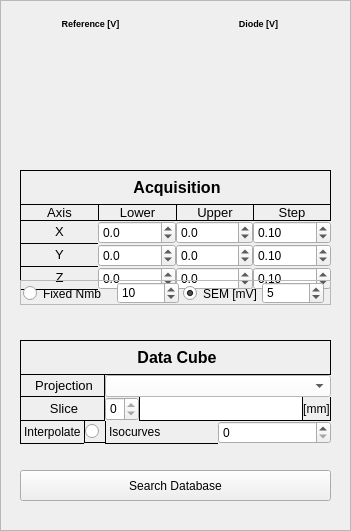
    <widget class="QFrame" name="frame_7">
     <property name="geometry">
      <rect>
       <x>640</x>
       <y>20</y>
       <width>351</width>
       <height>531</height>
      </rect>
     </property>
     <property name="frameShape">
      <enum>QFrame::StyledPanel</enum>
     </property>
     <property name="frameShadow">
      <enum>QFrame::Raised</enum>
     </property>
     <widget class="QCustomPlot" name="s3d_customPlot_diode_histogram" native="true">
      <property name="geometry">
       <rect>
        <x>180</x>
        <y>10</y>
        <width>161</width>
        <height>141</height>
       </rect>
      </property>
      <widget class="QLabel" name="p_label_profileX_diode_histogram_title_5">
       <property name="geometry">
        <rect>
         <x>-2</x>
         <y>0</y>
         <width>161</width>
         <height>27</height>
        </rect>
       </property>
       <property name="text">
        <string>&lt;html&gt;&lt;head/&gt;&lt;body&gt;&lt;p align=&quot;center&quot;&gt;&lt;span style=&quot; font-size:7pt; font-weight:600;&quot;&gt;Diode [V]&lt;/span&gt;&lt;/p&gt;&lt;/body&gt;&lt;/html&gt;</string>
       </property>
      </widget>
     </widget>
     <widget class="QCustomPlot" name="s3d_customPlot_refsignal_histogram" native="true">
      <property name="geometry">
       <rect>
        <x>10</x>
        <y>10</y>
        <width>161</width>
        <height>141</height>
       </rect>
      </property>
      <widget class="QLabel" name="p_label_profileX_chambre_histogram_title_5">
       <property name="geometry">
        <rect>
         <x>0</x>
         <y>0</y>
         <width>161</width>
         <height>27</height>
        </rect>
       </property>
       <property name="text">
        <string>&lt;html&gt;&lt;head/&gt;&lt;body&gt;&lt;p align=&quot;center&quot;&gt;&lt;span style=&quot; font-size:7pt; font-weight:600;&quot;&gt;Reference [V]&lt;/span&gt;&lt;/p&gt;&lt;/body&gt;&lt;/html&gt;</string>
       </property>
      </widget>
     </widget>
     <widget class="QWidget" name="verticalLayoutWidget_38">
      <property name="geometry">
       <rect>
        <x>20</x>
        <y>170</y>
        <width>311</width>
        <height>120</height>
       </rect>
      </property>
      <layout class="QVBoxLayout" name="p_verticalLayout_profileX_results_9">
       <property name="spacing">
        <number>0</number>
       </property>
       <item>
        <widget class="QLabel" name="p_label_signal_noise_36">
         <property name="styleSheet">
          <string notr="true">
border: 1px solid black;
</string>
         </property>
         <property name="text">
          <string>&lt;html&gt;&lt;head/&gt;&lt;body&gt;&lt;p align=&quot;center&quot;&gt;&lt;span style=&quot; font-size:12pt; font-weight:600;&quot;&gt;Acquisition&lt;/span&gt;&lt;/p&gt;&lt;/body&gt;&lt;/html&gt;</string>
         </property>
        </widget>
       </item>
       <item>
        <layout class="QGridLayout" name="gridLayout_18">
         <property name="spacing">
          <number>0</number>
         </property>
         <item row="0" column="0">
          <widget class="QLabel" name="label_3">
           <property name="styleSheet">
            <string notr="true">
border: 1px solid black;
border-right-style: none;
border-top-style: none;</string>
           </property>
           <property name="text">
            <string>&lt;html&gt;&lt;head/&gt;&lt;body&gt;&lt;p&gt;&lt;span style=&quot; font-size:10pt;&quot;&gt;Axis&lt;/span&gt;&lt;/p&gt;&lt;/body&gt;&lt;/html&gt;</string>
           </property>
           <property name="alignment">
            <set>Qt::AlignCenter</set>
           </property>
          </widget>
         </item>
         <item row="1" column="1">
          <widget class="QDoubleSpinBox" name="s3d_doubleSpinBox_x_lower">
           <property name="decimals">
            <number>1</number>
           </property>
           <property name="minimum">
            <double>-50.000000000000000</double>
           </property>
           <property name="maximum">
            <double>50.000000000000000</double>
           </property>
           <property name="singleStep">
            <double>1.000000000000000</double>
           </property>
          </widget>
         </item>
         <item row="2" column="1">
          <widget class="QDoubleSpinBox" name="s3d_doubleSpinBox_y_lower">
           <property name="decimals">
            <number>1</number>
           </property>
           <property name="minimum">
            <double>-50.000000000000000</double>
           </property>
           <property name="maximum">
            <double>50.000000000000000</double>
           </property>
          </widget>
         </item>
         <item row="2" column="2">
          <widget class="QDoubleSpinBox" name="s3d_doubleSpinBox_y_upper">
           <property name="decimals">
            <number>1</number>
           </property>
           <property name="minimum">
            <double>-50.000000000000000</double>
           </property>
           <property name="maximum">
            <double>50.000000000000000</double>
           </property>
          </widget>
         </item>
         <item row="3" column="1">
          <widget class="QDoubleSpinBox" name="s3d_doubleSpinBox_z_lower">
           <property name="decimals">
            <number>1</number>
           </property>
           <property name="minimum">
            <double>-50.000000000000000</double>
           </property>
           <property name="maximum">
            <double>50.000000000000000</double>
           </property>
          </widget>
         </item>
         <item row="1" column="0">
          <widget class="QLabel" name="label_6">
           <property name="styleSheet">
            <string notr="true">
border: 1px solid black;
border-right-style: none;
border-top-style: none;</string>
           </property>
           <property name="text">
            <string>&lt;html&gt;&lt;head/&gt;&lt;body&gt;&lt;p&gt;&lt;span style=&quot; font-size:10pt;&quot;&gt;X&lt;/span&gt;&lt;/p&gt;&lt;/body&gt;&lt;/html&gt;</string>
           </property>
           <property name="alignment">
            <set>Qt::AlignCenter</set>
           </property>
          </widget>
         </item>
         <item row="0" column="2">
          <widget class="QLabel" name="label_4">
           <property name="styleSheet">
            <string notr="true">
border: 1px solid black;
border-right-style: none;
border-top-style: none;
</string>
           </property>
           <property name="text">
            <string>&lt;html&gt;&lt;head/&gt;&lt;body&gt;&lt;p&gt;&lt;span style=&quot; font-size:10pt;&quot;&gt;Upper&lt;/span&gt;&lt;/p&gt;&lt;/body&gt;&lt;/html&gt;</string>
           </property>
           <property name="alignment">
            <set>Qt::AlignCenter</set>
           </property>
          </widget>
         </item>
         <item row="2" column="0">
          <widget class="QLabel" name="label_7">
           <property name="styleSheet">
            <string notr="true">
border: 1px solid black;
border-right-style: none;
border-top-style: none;</string>
           </property>
           <property name="text">
            <string>&lt;html&gt;&lt;head/&gt;&lt;body&gt;&lt;p&gt;&lt;span style=&quot; font-size:10pt;&quot;&gt;Y&lt;/span&gt;&lt;/p&gt;&lt;/body&gt;&lt;/html&gt;</string>
           </property>
           <property name="alignment">
            <set>Qt::AlignCenter</set>
           </property>
          </widget>
         </item>
         <item row="3" column="2">
          <widget class="QDoubleSpinBox" name="s3d_doubleSpinBox_z_upper">
           <property name="decimals">
            <number>1</number>
           </property>
           <property name="minimum">
            <double>-50.000000000000000</double>
           </property>
           <property name="maximum">
            <double>50.000000000000000</double>
           </property>
          </widget>
         </item>
         <item row="1" column="2">
          <widget class="QDoubleSpinBox" name="s3d_doubleSpinBox_x_upper">
           <property name="decimals">
            <number>1</number>
           </property>
           <property name="minimum">
            <double>-50.000000000000000</double>
           </property>
           <property name="maximum">
            <double>50.000000000000000</double>
           </property>
          </widget>
         </item>
         <item row="3" column="0">
          <widget class="QLabel" name="label_8">
           <property name="styleSheet">
            <string notr="true">
border: 1px solid black;
border-right-style: none;
border-top-style: none;</string>
           </property>
           <property name="text">
            <string>&lt;html&gt;&lt;head/&gt;&lt;body&gt;&lt;p&gt;&lt;span style=&quot; font-size:10pt;&quot;&gt;Z&lt;/span&gt;&lt;/p&gt;&lt;/body&gt;&lt;/html&gt;</string>
           </property>
           <property name="alignment">
            <set>Qt::AlignCenter</set>
           </property>
          </widget>
         </item>
         <item row="0" column="1">
          <widget class="QLabel" name="label_2">
           <property name="styleSheet">
            <string notr="true">
border: 1px solid black;
border-right-style: none;
border-top-style: none;
</string>
           </property>
           <property name="text">
            <string>&lt;html&gt;&lt;head/&gt;&lt;body&gt;&lt;p&gt;&lt;span style=&quot; font-size:10pt;&quot;&gt;Lower&lt;/span&gt;&lt;/p&gt;&lt;/body&gt;&lt;/html&gt;</string>
           </property>
           <property name="alignment">
            <set>Qt::AlignCenter</set>
           </property>
          </widget>
         </item>
         <item row="0" column="3">
          <widget class="QLabel" name="label_5">
           <property name="styleSheet">
            <string notr="true">
border: 1px solid black;
border-top-style: none;
</string>
           </property>
           <property name="text">
            <string>&lt;html&gt;&lt;head/&gt;&lt;body&gt;&lt;p&gt;&lt;span style=&quot; font-size:10pt;&quot;&gt;Step&lt;/span&gt;&lt;/p&gt;&lt;/body&gt;&lt;/html&gt;</string>
           </property>
           <property name="alignment">
            <set>Qt::AlignCenter</set>
           </property>
          </widget>
         </item>
         <item row="1" column="3">
          <widget class="QDoubleSpinBox" name="s3d_doubleSpinBox_x_step">
           <property name="decimals">
            <number>2</number>
           </property>
           <property name="minimum">
            <double>0.050000000000000</double>
           </property>
           <property name="maximum">
            <double>1.100000000000000</double>
           </property>
           <property name="singleStep">
            <double>0.050000000000000</double>
           </property>
           <property name="value">
            <double>0.100000000000000</double>
           </property>
          </widget>
         </item>
         <item row="2" column="3">
          <widget class="QDoubleSpinBox" name="s3d_doubleSpinBox_y_step">
           <property name="decimals">
            <number>2</number>
           </property>
           <property name="minimum">
            <double>0.050000000000000</double>
           </property>
           <property name="maximum">
            <double>1.000000000000000</double>
           </property>
           <property name="singleStep">
            <double>0.050000000000000</double>
           </property>
           <property name="value">
            <double>0.100000000000000</double>
           </property>
          </widget>
         </item>
         <item row="3" column="3">
          <widget class="QDoubleSpinBox" name="s3d_doubleSpinBox_z_step">
           <property name="decimals">
            <number>2</number>
           </property>
           <property name="minimum">
            <double>0.050000000000000</double>
           </property>
           <property name="maximum">
            <double>1.000000000000000</double>
           </property>
           <property name="singleStep">
            <double>0.050000000000000</double>
           </property>
           <property name="value">
            <double>0.100000000000000</double>
           </property>
          </widget>
         </item>
        </layout>
       </item>
      </layout>
     </widget>
     <widget class="QWidget" name="verticalLayoutWidget_2">
      <property name="geometry">
       <rect>
        <x>20</x>
        <y>340</y>
        <width>311</width>
        <height>104</height>
       </rect>
      </property>
      <layout class="QVBoxLayout" name="verticalLayout">
       <property name="spacing">
        <number>0</number>
       </property>
       <item>
        <widget class="QLabel" name="p_label_signal_noise_37">
         <property name="styleSheet">
          <string notr="true">
border: 1px solid black;
</string>
         </property>
         <property name="text">
          <string>&lt;html&gt;&lt;head/&gt;&lt;body&gt;&lt;p align=&quot;center&quot;&gt;&lt;span style=&quot; font-size:12pt; font-weight:600;&quot;&gt;Data Cube&lt;/span&gt;&lt;/p&gt;&lt;/body&gt;&lt;/html&gt;</string>
         </property>
        </widget>
       </item>
       <item>
        <layout class="QGridLayout" name="gridLayout">
         <property name="spacing">
          <number>0</number>
         </property>
         <item row="0" column="0">
          <widget class="QLabel" name="p_label_signal_noise_9">
           <property name="maximumSize">
            <size>
             <width>16777215</width>
             <height>25</height>
            </size>
           </property>
           <property name="styleSheet">
            <string notr="true">
border: 1px solid black;
border-top-style: none;
</string>
           </property>
           <property name="text">
            <string>&lt;html&gt;&lt;head/&gt;&lt;body&gt;&lt;p align=&quot;center&quot;&gt;&lt;span style=&quot; font-size:10pt;&quot;&gt;Projection&lt;/span&gt;&lt;/p&gt;&lt;/body&gt;&lt;/html&gt;</string>
           </property>
          </widget>
         </item>
         <item row="0" column="1">
          <widget class="QComboBox" name="s3d_comboBox_projection">
           <property name="styleSheet">
            <string notr="true">QComboBox 
{
background: white;
}

QComboBox QAbstractItemView 
{
background-color: white;
selection-color: dark-grey;
}</string>
           </property>
          </widget>
         </item>
         <item row="1" column="0">
          <widget class="QLabel" name="p_label_signal_noise_6">
           <property name="maximumSize">
            <size>
             <width>16777215</width>
             <height>4444</height>
            </size>
           </property>
           <property name="styleSheet">
            <string notr="true">
border: 1px solid black;
border-top-style: none;</string>
           </property>
           <property name="text">
            <string>&lt;html&gt;&lt;head/&gt;&lt;body&gt;&lt;p align=&quot;center&quot;&gt;&lt;span style=&quot; font-size:10pt;&quot;&gt;Slice&lt;/span&gt;&lt;/p&gt;&lt;/body&gt;&lt;/html&gt;</string>
           </property>
          </widget>
         </item>
         <item row="1" column="1">
          <layout class="QHBoxLayout" name="horizontalLayout_16">
           <property name="spacing">
            <number>0</number>
           </property>
           <item>
            <widget class="QSpinBox" name="s3d_spinBox_active_slice">
             <property name="minimumSize">
              <size>
               <width>0</width>
               <height>24</height>
              </size>
             </property>
             <property name="maximumSize">
              <size>
               <width>4444</width>
               <height>24</height>
              </size>
             </property>
             <property name="maximum">
              <number>0</number>
             </property>
            </widget>
           </item>
           <item>
            <widget class="QLineEdit" name="s3d_lineEdit_active_slice_depth">
             <property name="minimumSize">
              <size>
               <width>0</width>
               <height>24</height>
              </size>
             </property>
             <property name="maximumSize">
              <size>
               <width>16777215</width>
               <height>24</height>
              </size>
             </property>
             <property name="styleSheet">
              <string notr="true">
border: 1px solid black;
border-right-style: none;
border-top-style: none;</string>
             </property>
             <property name="alignment">
              <set>Qt::AlignCenter</set>
             </property>
             <property name="readOnly">
              <bool>true</bool>
             </property>
            </widget>
           </item>
           <item>
            <widget class="QLabel" name="label_10">
             <property name="minimumSize">
              <size>
               <width>0</width>
               <height>0</height>
              </size>
             </property>
             <property name="styleSheet">
              <string notr="true">
border: 1px solid black;
border-top-style: none;</string>
             </property>
             <property name="text">
              <string>[mm]</string>
             </property>
             <property name="alignment">
              <set>Qt::AlignCenter</set>
             </property>
            </widget>
           </item>
          </layout>
         </item>
         <item row="2" column="0">
          <layout class="QHBoxLayout" name="horizontalLayout_17">
           <property name="spacing">
            <number>0</number>
           </property>
           <item>
            <widget class="QLabel" name="label_9">
             <property name="styleSheet">
              <string notr="true">
border: 1px solid black;
border-right-style: none;
border-top-style: none;</string>
             </property>
             <property name="text">
              <string>Interpolate</string>
             </property>
            </widget>
           </item>
           <item>
            <widget class="QRadioButton" name="s3d_radioButton_interpolate">
             <property name="minimumSize">
              <size>
               <width>0</width>
               <height>22</height>
              </size>
             </property>
             <property name="maximumSize">
              <size>
               <width>22</width>
               <height>16777215</height>
              </size>
             </property>
             <property name="styleSheet">
              <string notr="true">
border: 1px solid black;
border-right-style: none;
border-top-style: none;</string>
             </property>
             <property name="text">
              <string/>
             </property>
            </widget>
           </item>
          </layout>
         </item>
         <item row="2" column="1">
          <layout class="QHBoxLayout" name="horizontalLayout_18">
           <property name="spacing">
            <number>0</number>
           </property>
           <item>
            <widget class="QLabel" name="label">
             <property name="styleSheet">
              <string notr="true">
border: 1px solid black;
border-right-style: none;
border-top-style: none;</string>
             </property>
             <property name="text">
              <string>Isocurves</string>
             </property>
            </widget>
           </item>
           <item>
            <widget class="QSpinBox" name="s3d_spinBox_isolevels">
             <property name="maximumSize">
              <size>
               <width>30000</width>
               <height>16777215</height>
              </size>
             </property>
             <property name="maximum">
              <number>400</number>
             </property>
            </widget>
           </item>
          </layout>
         </item>
        </layout>
       </item>
      </layout>
     </widget>
     <widget class="QPushButton" name="s3d_pushButton_fetch_from_db">
      <property name="geometry">
       <rect>
        <x>20</x>
        <y>470</y>
        <width>311</width>
        <height>31</height>
       </rect>
      </property>
      <property name="text">
       <string>Search Database</string>
      </property>
     </widget>
     <widget class="QFrame" name="b_frame_acq_type_3">
      <property name="geometry">
       <rect>
        <x>20</x>
        <y>280</y>
        <width>311</width>
        <height>25</height>
       </rect>
      </property>
      <property name="styleSheet">
       <string notr="true">#b_frame_acq_type {

border: 1px solid black;
border-top-style: none;

}</string>
      </property>
      <property name="frameShape">
       <enum>QFrame::StyledPanel</enum>
      </property>
      <property name="frameShadow">
       <enum>QFrame::Raised</enum>
      </property>
      <widget class="QWidget" name="horizontalLayoutWidget_24">
       <property name="geometry">
        <rect>
         <x>3</x>
         <y>0</y>
         <width>301</width>
         <height>27</height>
        </rect>
       </property>
       <layout class="QHBoxLayout" name="horizontalLayout_34">
        <property name="spacing">
         <number>4</number>
        </property>
        <property name="leftMargin">
         <number>0</number>
        </property>
        <item>
         <widget class="QRadioButton" name="s3d_radioButton_enable_fixed_nmb_measurements">
          <property name="minimumSize">
           <size>
            <width>90</width>
            <height>0</height>
           </size>
          </property>
          <property name="toolTip">
           <string extracomment="Use a fixed number of measurements in each position."/>
          </property>
          <property name="toolTipDuration">
           <number>3</number>
          </property>
          <property name="styleSheet">
           <string notr="true">border: none;</string>
          </property>
          <property name="text">
           <string>Fixed Nmb</string>
          </property>
         </widget>
        </item>
        <item>
         <widget class="QSpinBox" name="s3d_spinBox_n_measurements">
          <property name="styleSheet">
           <string notr="true"/>
          </property>
          <property name="minimum">
           <number>5</number>
          </property>
          <property name="value">
           <number>10</number>
          </property>
         </widget>
        </item>
        <item>
         <widget class="QRadioButton" name="s3d_radioButton_enable_sem_measurements">
          <property name="toolTip">
           <string extracomment="Adjust number of measurements in each position so that the Standard Error of Mean is below the given value."/>
          </property>
          <property name="toolTipDuration">
           <number>3</number>
          </property>
          <property name="styleSheet">
           <string notr="true">border: none;</string>
          </property>
          <property name="text">
           <string>SEM [mV]</string>
          </property>
          <property name="checked">
           <bool>true</bool>
          </property>
         </widget>
        </item>
        <item>
         <widget class="QSpinBox" name="s3d_spinBox_sem">
          <property name="styleSheet">
           <string notr="true"/>
          </property>
          <property name="minimum">
           <number>1</number>
          </property>
          <property name="maximum">
           <number>1000</number>
          </property>
          <property name="singleStep">
           <number>1</number>
          </property>
          <property name="value">
           <number>5</number>
          </property>
         </widget>
        </item>
       </layout>
      </widget>
     </widget>
    </widget>
